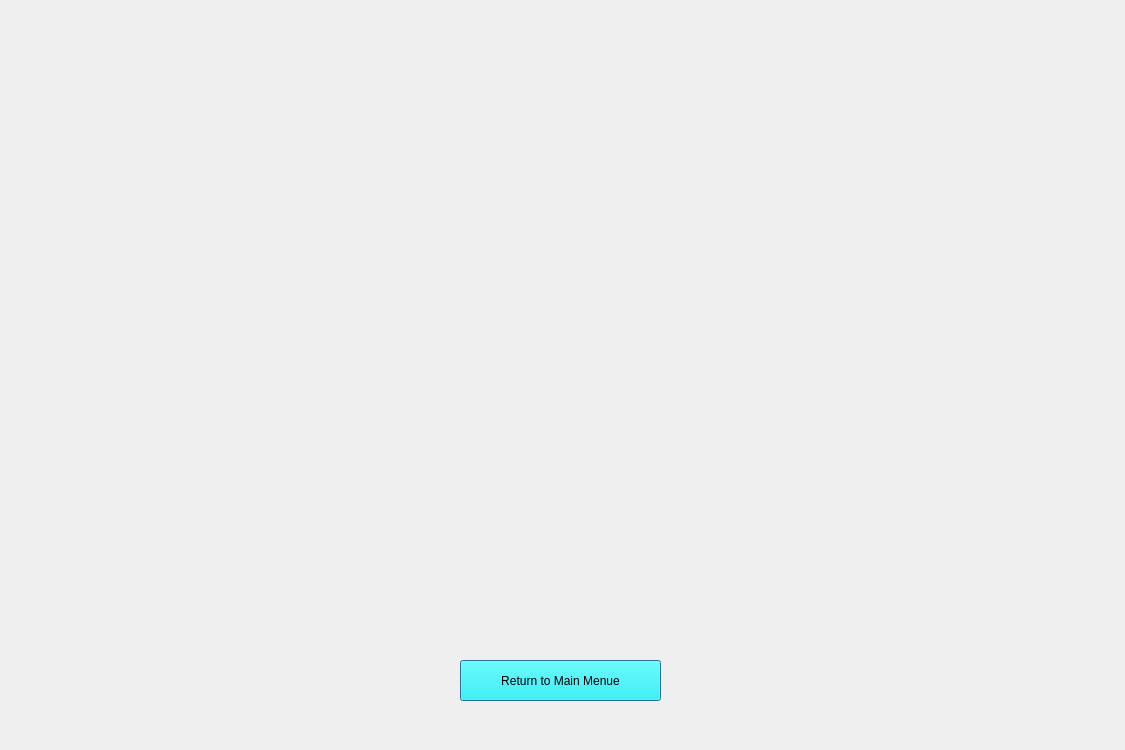
<?xml version="1.0" encoding="UTF-8"?>
<ui version="4.0">
 <class>wongame</class>
 <widget class="QDialog" name="wongame">
  <property name="geometry">
   <rect>
    <x>0</x>
    <y>0</y>
    <width>1125</width>
    <height>750</height>
   </rect>
  </property>
  <property name="windowTitle">
   <string>Dialog</string>
  </property>
  <widget class="QLabel" name="returnmenulabel">
   <property name="geometry">
    <rect>
     <x>0</x>
     <y>0</y>
     <width>1121</width>
     <height>751</height>
    </rect>
   </property>
   <property name="text">
    <string/>
   </property>
  </widget>
  <widget class="QPushButton" name="pushButton">
   <property name="geometry">
    <rect>
     <x>460</x>
     <y>660</y>
     <width>201</width>
     <height>41</height>
    </rect>
   </property>
   <property name="palette">
    <palette>
     <active>
      <colorrole role="Button">
       <brush brushstyle="SolidPattern">
        <color alpha="255">
         <red>0</red>
         <green>255</green>
         <blue>255</blue>
        </color>
       </brush>
      </colorrole>
     </active>
     <inactive>
      <colorrole role="Button">
       <brush brushstyle="SolidPattern">
        <color alpha="255">
         <red>0</red>
         <green>255</green>
         <blue>255</blue>
        </color>
       </brush>
      </colorrole>
     </inactive>
     <disabled>
      <colorrole role="Button">
       <brush brushstyle="SolidPattern">
        <color alpha="255">
         <red>0</red>
         <green>255</green>
         <blue>255</blue>
        </color>
       </brush>
      </colorrole>
     </disabled>
    </palette>
   </property>
   <property name="styleSheet">
    <string notr="true">font: 12pt &quot;Times New Roman&quot;;</string>
   </property>
   <property name="text">
    <string>Return to Main Menue</string>
   </property>
  </widget>
 </widget>
 <resources/>
 <connections/>
</ui>
